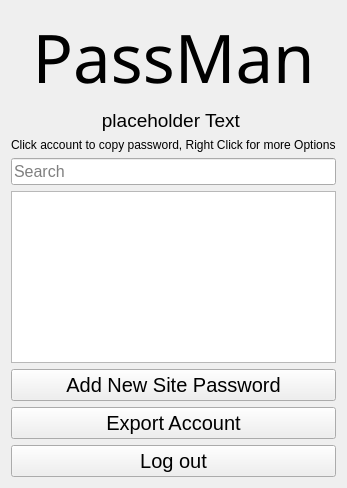
<?xml version="1.0" encoding="UTF-8"?>
<ui version="4.0">
 <class>AccountScreen</class>
 <widget class="QWidget" name="AccountScreen">
  <property name="geometry">
   <rect>
    <x>0</x>
    <y>0</y>
    <width>318</width>
    <height>488</height>
   </rect>
  </property>
  <property name="windowTitle">
   <string>Form</string>
  </property>
  <layout class="QGridLayout" name="gridLayout">
   <item row="0" column="0">
    <widget class="QLabel" name="AccountLabel">
     <property name="font">
      <font>
       <family>Source Code Pro</family>
       <pointsize>50</pointsize>
       <weight>50</weight>
       <bold>false</bold>
      </font>
     </property>
     <property name="text">
      <string>PassMan</string>
     </property>
     <property name="textFormat">
      <enum>Qt::AutoText</enum>
     </property>
     <property name="scaledContents">
      <bool>true</bool>
     </property>
     <property name="alignment">
      <set>Qt::AlignCenter</set>
     </property>
    </widget>
   </item>
   <item row="7" column="0">
    <widget class="QPushButton" name="logoutButton">
     <property name="font">
      <font>
       <pointsize>15</pointsize>
      </font>
     </property>
     <property name="text">
      <string>Log out</string>
     </property>
    </widget>
   </item>
   <item row="3" column="0">
    <widget class="QLineEdit" name="searchBar">
     <property name="font">
      <font>
       <pointsize>12</pointsize>
      </font>
     </property>
     <property name="text">
      <string/>
     </property>
     <property name="placeholderText">
      <string>Search</string>
     </property>
    </widget>
   </item>
   <item row="1" column="0">
    <widget class="QLabel" name="welcomeLabel">
     <property name="font">
      <font>
       <pointsize>14</pointsize>
      </font>
     </property>
     <property name="text">
      <string>placeholder Text </string>
     </property>
     <property name="alignment">
      <set>Qt::AlignCenter</set>
     </property>
    </widget>
   </item>
   <item row="4" column="0">
    <widget class="QListWidget" name="useraccountsList">
     <property name="font">
      <font>
       <pointsize>12</pointsize>
      </font>
     </property>
    </widget>
   </item>
   <item row="6" column="0">
    <widget class="QPushButton" name="exportaccountButton">
     <property name="font">
      <font>
       <pointsize>15</pointsize>
      </font>
     </property>
     <property name="text">
      <string>Export Account</string>
     </property>
    </widget>
   </item>
   <item row="5" column="0">
    <widget class="QPushButton" name="addaccountButton">
     <property name="font">
      <font>
       <pointsize>15</pointsize>
      </font>
     </property>
     <property name="text">
      <string>Add New Site Password</string>
     </property>
    </widget>
   </item>
   <item row="2" column="0">
    <widget class="QLabel" name="label">
     <property name="text">
      <string>Click account to copy password, Right Click for more Options</string>
     </property>
    </widget>
   </item>
  </layout>
 </widget>
 <tabstops>
  <tabstop>searchBar</tabstop>
  <tabstop>addaccountButton</tabstop>
 </tabstops>
 <resources/>
 <connections/>
</ui>
